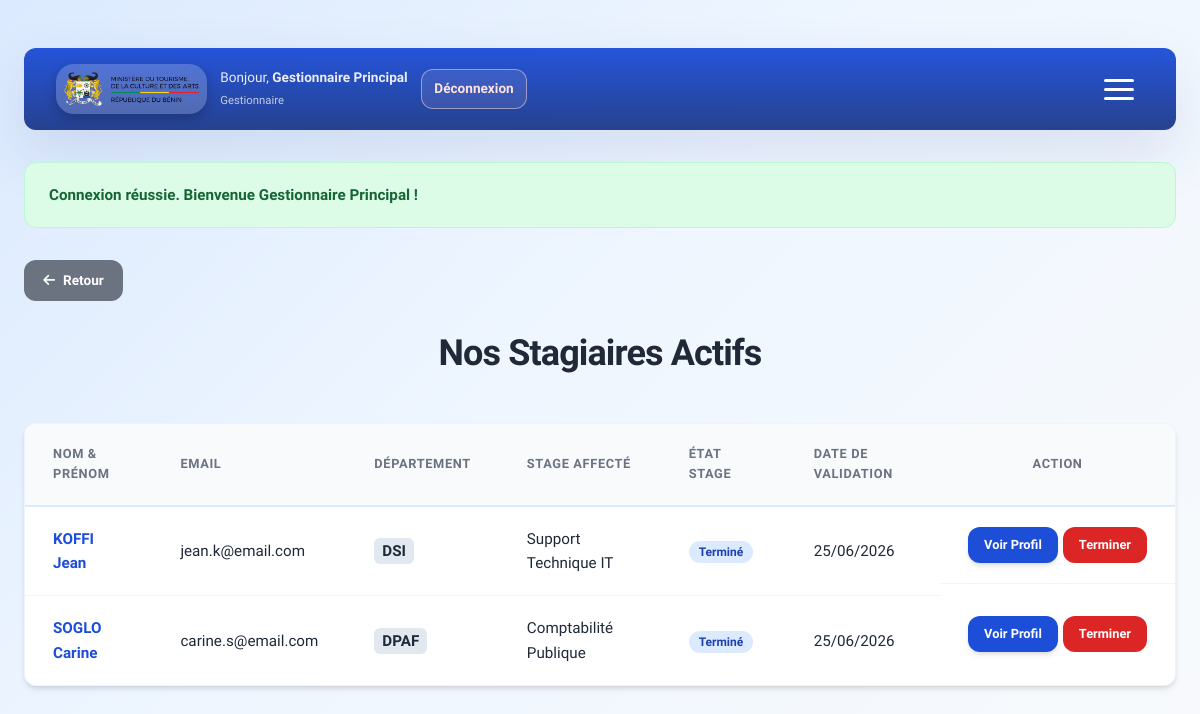
The app's page /ListeStagiairesValides.php (signed in) with its own data.
### tables this page shows
CREATE TABLE `stagiaires` (
  `id` int(11) NOT NULL AUTO_INCREMENT,
  `nom` varchar(100) NOT NULL,
  `prenom` varchar(100) NOT NULL,
  `email` varchar(150) NOT NULL,
  `date_naissance` date DEFAULT NULL,
  `adresse` varchar(255) DEFAULT NULL,
  `formation` varchar(150) DEFAULT NULL,
  `specialite` varchar(150) DEFAULT NULL,
  `telephone` varchar(20) DEFAULT NULL,
  `cv` varchar(255) DEFAULT NULL,
  `lm` varchar(255) DEFAULT NULL,
  `attestation_diplome` varchar(255) DEFAULT NULL,
  `stage_id` int(11) DEFAULT NULL,
  `duree_choisie` varchar(50) DEFAULT NULL,
  `type_stage` enum('professionnel','academique') NOT NULL,
  `modalite` enum('solo','binome') DEFAULT 'solo',
  `ecole_nom` varchar(255) DEFAULT NULL,
  `ecole_directeur` varchar(255) DEFAULT NULL,
  `ecole_adresse` varchar(255) DEFAULT NULL,
  `ecole_telephone` varchar(50) DEFAULT NULL,
  `ecole_email` varchar(150) DEFAULT NULL,
  `motif` text DEFAULT NULL,
  `binome_nom` varchar(100) DEFAULT NULL,
  `binome_prenom` varchar(100) DEFAULT NULL,
  `binome_email` varchar(150) DEFAULT NULL,
  `binome_date_naissance` date DEFAULT NULL,
  `binome_telephone` varchar(20) DEFAULT NULL,
  `binome_adresse` varchar(255) DEFAULT NULL,
  `binome_formation` varchar(150) DEFAULT NULL,
  `binome_specialite` varchar(150) DEFAULT NULL,
  `binome_cv` varchar(255) DEFAULT NULL,
  `binome_lm` varchar(255) DEFAULT NULL,
  `status` enum('en_attente','valide','refuse','termine') DEFAULT 'en_attente',
  `date_validation` datetime DEFAULT NULL,
  `date_debut` date DEFAULT NULL,
  `date_fin` date DEFAULT NULL,
  `date_refus` datetime DEFAULT NULL,
  PRIMARY KEY (`id`),
  CONSTRAINT `fk_stagiaire_stage` FOREIGN KEY (`stage_id`) REFERENCES `stages` (`id`) ON DELETE CASCADE
);

CREATE TABLE `departements` (
  `id` int(11) NOT NULL AUTO_INCREMENT,
  `nom` varchar(255) NOT NULL,
  `sigle` varchar(50) NOT NULL,
  PRIMARY KEY (`id`)
);

CREATE TABLE `stages` (
  `id` int(11) NOT NULL AUTO_INCREMENT,
  `titre` varchar(255) NOT NULL,
  `description` text NOT NULL,
  `duree` varchar(50) NOT NULL,
  `departement_id` int(11) DEFAULT NULL,
  PRIMARY KEY (`id`),
  CONSTRAINT `fk_stage_dept` FOREIGN KEY (`departement_id`) REFERENCES `departements` (`id`) ON DELETE SET NULL
);

### config.php (called while the page is built, shortened)
<?php
function e(?string $value): string
{
    return htmlspecialchars((string) $value, ENT_QUOTES, 'UTF-8');
}

### ListeStagiairesValides.php (the view, shortened to what this page needs)
<?php
require_once 'config.php';
$connection = db();
$query = $connection->query("
    SELECT s.id, s.nom, s.prenom, s.email, st.titre AS stage_name, d.sigle AS dept_sigle, s.date_validation, s.date_debut, s.date_fin
    FROM stagiaires s
    JOIN stages st ON s.stage_id = st.id
    LEFT JOIN departements d ON st.departement_id = d.id
    WHERE s.status = 'valide'
    ORDER BY s.date_validation DESC
");
$stagiaires = $query->fetchAll();
$today = new DateTime('today');
include 'header.php';
?>
    <h1>Nos Stagiaires Actifs</h1>
    <div class="table-container">
        <table>
            <thead>
                <tr>
                    <th>Nom & Prénom</th>
                    <th>Email</th>
                    <th>Département</th>
                    <th>Stage Affecté</th>
                    <th>État Stage</th>
                    <th>Date de Validation</th>
                    <th style="text-align: center;">Action</th>
                </tr>
            </thead>
            <tbody>
                <?php foreach ($stagiaires as $s): ?>
                    <?php
                    $debut = $s['date_debut'] ? new DateTime($s['date_debut']) : null;
                    $fin = $s['date_fin'] ? new DateTime($s['date_fin']) : null;
                    $statusText = "Non planifié";
                    $statusColor = "background: #f3f4f6; color: #6b7280;";
                    if ($debut && $fin) {
                        if ($today < $debut) {
                            $statusText = "À venir";
                            $statusColor = "background: #dbeafe; color: #1e40af;";
                        } elseif ($today > $fin) {
                            $statusText = "Terminé";
                            $statusColor = "background: #dbeafe; color: #1e40af;";
                        }
                    }
                    ?>
                    <tr>
                        <td>
                            <a href="DetailStagiaire.php?id=<?= $s['id'] ?>" style="color: var(--primary); font-weight: 700; text-decoration: none;">
                                <?= e($s['nom']) ?> <?= e($s['prenom']) ?>
                            </a>
                        </td>
                        <td><?= e($s['email']) ?></td>
                        <td><span class="badge" style="background: #e2e8f0; padding: 4px 8px; border-radius: 6px; font-weight: 700;"><?= e($s['dept_sigle'] ?? 'N/A') ?></span></td>
                        <td><?= e($s['stage_name']) ?></td>
                        <td>
                            <span style="padding: 4px 10px; border-radius: 20px; font-size: 0.75rem; font-weight: 700; <?= $statusColor ?>">
                                <?= $statusText ?>
                            </span>
                        </td>
                        <td><?= date('d/m/Y', strtotime($s['date_validation'])) ?></td>
                        <td style="text-align: center; display: flex; gap: 5px; justify-content: center;">
                            <a href="DetailStagiaire.php?id=<?= $s['id'] ?>" class="btn btn-primary" style="padding: 0.5rem 1rem; font-size: 0.8rem;">Voir Profil</a>
                            <a href="?delete=<?= $s['id'] ?>" class="btn btn-danger" style="padding: 0.5rem 1rem; font-size: 0.8rem;" onclick="return confirm('Marquer ce stage comme terminé ?');">Terminer</a>
                        </td>
                    </tr>
                <?php endforeach; ?>
            </tbody>
        </table>
    </div>
</body>
</html>

### header.php (style rules this page uses)
:root { --primary: #1d4ed8; --primary-dark: #1e3a8a; --success: #16a34a; --success-dark: #15803d; --danger: #dc2626; --danger-dark: #b91c1c; --bg: linear-gradient(135deg, #dbeafe 0%, #eff6ff 45%, #f8fafc 100%); --card: #ffffff; --text: #1f2937; --text-muted: #6b7280; --border: #dbeafe; --shadow: 0 24px 60px rgba(30, 58, 138, 0.12); --shadow-sm: 0 4px 6px -1px rgb(0 0 0 / 0.1), 0 2px 4px -2px rgb(0 0 0 / 0.1); --radius: 22px; --radius-sm: 12px; }
* { margin: 0; padding: 0; box-sizing: border-box; }
html { scroll-behavior: smooth; }
body { background: var(--bg); color: var(--text); line-height: 1.6; min-height: 100vh; font-family: 'Work Sans', system-ui, -apple-system, sans-serif; }
h1 { text-align: center; color: var(--text); margin: 20px 0 40px; font-weight: 800; font-size: 2.25rem; letter-spacing: -0.025em; }
.table-container { background: var(--card); border-radius: var(--radius-sm); overflow-x: auto; box-shadow: var(--shadow-sm); border: 1px solid rgba(219,234,254,0.5); margin-bottom: 2rem; }
table { width: 100%; border-collapse: collapse; text-align: left; }
th { background: #f8fafc; color: var(--text-muted); font-weight: 700; font-size: 0.8rem; text-transform: uppercase; letter-spacing: 0.05em; padding: 1.25rem 1.75rem; border-bottom: 2px solid var(--border); }
td { padding: 1.25rem 1.75rem; border-bottom: 1px solid #f1f5f9; font-size: 0.95rem; vertical-align: middle; }
tr:last-child td { border-bottom: none; }
.btn { display: inline-flex; align-items: center; justify-content: center; padding: 0.75rem 1.5rem; border-radius: var(--radius-sm); text-decoration: none; font-weight: 600; font-size: 0.9rem; transition: all 0.3s; border: none; cursor: pointer; gap: 0.5rem; white-space: nowrap; }
.btn-primary { background: var(--primary); color: #fff; box-shadow: var(--shadow-sm); }
.btn-danger { background: var(--danger); color: #fff; }

### records on screen
stagiaires: nom "KOFFI", prenom "Jean", email "jean.k@email.com", departements.sigle "DSI", stage.titre "Support Technique IT", statusText "Terminé", date_validation "25/06/2026"
stagiaires: nom "SOGLO", prenom "Carine", email "carine.s@email.com", departements.sigle "DPAF", stage.titre "Comptabilité Publique", statusText "Terminé", date_validation "25/06/2026"

### other values on screen
$user_name "Gestionnaire Principal"
$user_role "Gestionnaire"
$flash['message'] "Connexion réussie. Bienvenue Gestionnaire Principal !"
